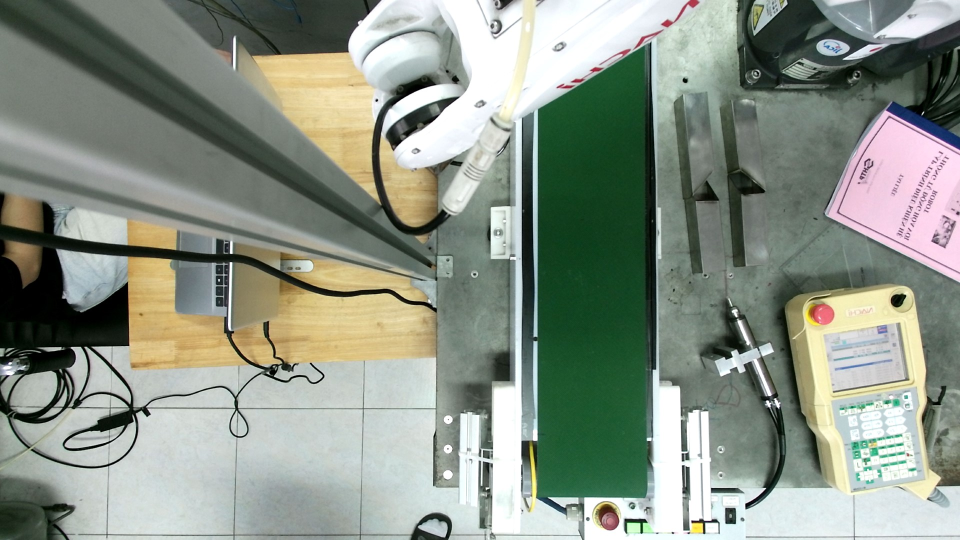
#> input picture Captures/bg_test.jpg, 1920 x 1080 px, given in place of angle4.mp4, which was not available (shown at 1/2 size)
$ python TestFunction.py
#> lines starting #> are read from the running program, lines starting #| are printed output that depends on the picture; pictures that were not available may be replaced by others from this repository, and a replacement may not be noted
### image_recognition_singlecam.py
import cv2
import numpy as np
import time
import XYZ_realworld

class image_recognition:
    XYZ = XYZ_realworld.XYZ_realworld()

    def __init__(self,print_status=True, write_images=False,
                image_Path="D:\DATN\FinalProject\Calib\Captures/",
                testing_Path="D:\DATN\FinalProject\Calib\Captures/",
                preview_images=False,preview_autoclose=True,print_img_labels=True):

        self.IMGDIR=image_Path
        self.TESTDIR=testing_Path
        self.PREVIEW_IMAGES=preview_images
        self.PREVIEW_AUTOCLOSE=preview_autoclose
        self.PRINT_STATUS=print_status
        self.PRINT_IMG_LABELS=print_img_labels
        self.WRITE_IMAGES=write_images

        #valid contour parameters limits (in pixels)
        #self.MIN_AREA=900 #30x30
        #self.MAX_AREA=90000 #300x300
        # Diện tích tối thiểu
        self.MIN_AREA = int(900 * (1920/640) * (1080/480))  # 30x30

        # Diện tích tối đa
        self.MAX_AREA = int(90000 * (1920/640) * (1080/480))  # 300x300

            #aspect ratio width/height
        self.MIN_ASPECTRATIO=1/5
        self.MAX_ASPECTRATIO=5

        #OstuSensitivity
        self.OtsuSensitivity=22

        self.XYZ_real = [[0],[0],[0]]
        self.rect_theta = [[0],[0],[0]]
        self.area = []

        # Các biến khác
        self.x_real = []
        self.y_real = []
        self.z_real = []

        self.area = 0
    # [5 lines left out: function test_objectDetect, not called in this run]

    def run_detection(self,img,bg,testRun=False):

        obj_count, contours_detected, contours_validindex=self.detectObjects(img,bg)

        obj_count, detected_points, img_output=self.detectionOutput(img,obj_count,contours_validindex,contours_detected)

        return obj_count, detected_points, img_output

    def detectObjects(self, image, bg_img,externalContours=True):

        img=image.copy()
        background_img=bg_img.copy()


        # Process Image Difference
        self.diff=self.calculateDifference_Otsu(img,background_img)

        # ///////////// Find the Contours
        # use RETR_EXTERNAL for only outer contours... use RETR_TREE for all the hierarchy
        if externalContours==True:
            contours_detected, hierarchy = cv2.findContours(self.diff, cv2.RETR_EXTERNAL,cv2.CHAIN_APPROX_SIMPLE)
        else:
            contours_detected, hierarchy = cv2.findContours(self.diff, cv2.RETR_TREE,cv2.CHAIN_APPROX_SIMPLE)

        #calculate key variables
        height, width, channels = img.shape

        # /////// identify the VALID Contours
        contours_validindex= self.identify_validcontours(contours_detected,height,width)


        obj_count=len(contours_validindex)
        self.printStatus("valid contours "+ str(obj_count))

        return obj_count, contours_detected, contours_validindex

    def detectionOutput(self, image, obj_count, validcontours, diff_contours):

        img_output=image.copy()

        detected_points=[]

        if (len(validcontours)>0):
            for i in range(0,len(validcontours)):


                cnt=diff_contours[validcontours[i]]

                #get rectangle detected_points
                x,y,w,h=cv2.boundingRect(cnt)
                # Vẽ hộp giới hạn xung quanh đối tượng
                # cv2.rectangle(img_output, (x, y), (x + w, y + h), (0, 255, 0), 2)

                # Vẽ khoanh vùng đối tượng
                #cv2.drawContours(img_output, [cnt], -1, (255, 0, 0), 2)

                # Tìm góc xoay va dien tich của vật
                if len(cnt) >0:
                    self.rect_theta = cv2.minAreaRect(cnt)
                    #box = cv2.boxPoints(self.rect_theta)
                    #box = np.int0(box)
                    #print("box",box)
                    self.area = cv2.contourArea(cnt)
                    if self.area > 45000:
                        self.area = 200
                    if (self.area) > 25000 and self.area < 40000:
                        self.area = 110
                    elif (self.area) < 25000:
                        self.area = 75

                #get centroid
                M=cv2.moments(cnt)
                cx=int(M['m10']/M['m00'])
                cy=int(M['m01']/M['m00'])

                # cộng thêm cx sau khi ROI
                cx = cx + 1000

                self.printStatus("point number "+str(i))
                self.printStatus("cx: "+ str(cx)+",cy: "+str(cy))
                self.printStatus("x: "+str(x)+" y: "+str(y)+" w: "+str(w)+" h: "+str(h))

                # Tính toán vị trí thực tham chiếu từ hàm XYZ_realworld
                self.XYZ_real = self.XYZ.calculate_XYZ(cx,cy)

                #draw retangle
                cv2.rectangle(img_output,(x,y),(x+w,y+h),(0,255,0),2)
                #draw center
                cv2.circle(img_output,(cx-1000,cy),3,(0,255,0),2)

                #------------ predicted--------------

                #cv2.circle(img_output,(predicted[0]-1000+50,predicted [1]+50),3,(0,0,255),2)
                #print(predicted)
                #------------------------------------
                if self.PRINT_IMG_LABELS ==True:
                    # Các thông số cố định
                    font = cv2.FONT_HERSHEY_SIMPLEX
                    font_scale = 0.5
                    font_thickness = 2
                    color = (255, 0, 0) # Màu chữ
                    bg_color = (0, 200, 0) # Màu nền mỏng (xanh lá cây)
                    alpha = 0.6  # Độ trong suốt

                    # Tọa độ gốc của văn bản
                    origin_x = cx - 990
                    origin_y = cy

                    # Số lượng dòng văn bản
                    num_lines = 6
                    line_height = 15

                    # Kích thước hình chữ nhật background
                    rect_width = 160 # Chiều rộng đủ để chứa text
                    rect_height = num_lines * line_height - 25  # Chiều cao đủ cho các dòng text và padding

                    # Tạo một lớp nền mỏng
                    overlay = img_output.copy()
                    cv2.rectangle(overlay, (origin_x, origin_y - 10), (origin_x + rect_width, origin_y + rect_height), bg_color, thickness=cv2.FILLED)

                    # Áp dụng lớp nền mỏng lên ảnh gốc
                    cv2.addWeighted(overlay, alpha, img_output, 1 - alpha, 0, img_output)

                    #image,text,font,bottomleftconrner,fontscale,fontcolor,linetype
                    cv2.putText(img_output,"Point "+str(i),(cx-990,cy),cv2.FONT_HERSHEY_SIMPLEX,0.5,(255,0,0),2)
                    cv2.putText(img_output,"cx,cy: "+str(self.truncate(cx,2))+","+str(self.truncate(cy,2)),(cx-990,cy+15),cv2.FONT_HERSHEY_SIMPLEX,0.5,(255,0,0),2)
                    cv2.putText(img_output,"Area: "+str(self.truncate(self.area,2)),(cx-990,cy+30),cv2.FONT_HERSHEY_SIMPLEX,0.5,(255,0,0),2)
                    cv2.putText(img_output,"(x,y): "+str(self.truncate(self.XYZ_real[0],2))+","+str(self.truncate(self.XYZ_real[1],2)),(cx-990,cy+45),cv2.FONT_HERSHEY_SIMPLEX,0.5,(255,0,0),2)
                    cv2.putText(img_output,"Angle: "+str(self.truncate(self.rect_theta[2],2)),(cx-990,cy+60),cv2.FONT_HERSHEY_SIMPLEX,0.5,(255,0,0),2)

                points=[x,y,w,h,cx,cy]
                detected_points.append(points)

        if (obj_count>1 or len(validcontours)==0):
            self.previewImage("Multiple Objects Detected",img_output)
            cv2.imshow("detect",img_output)
            #ban_img_output = cv2.resize(img_output,(0,0),fx=0.5,fy=0.5 )
            #cv2.imshow("detect",ban_img_output)
            #print(ban_img_output.shape)
            one_object=False
        else:
            self.previewImage("One Objects Detected",img_output)
            cv2.imshow("detect",img_output)
            #ban_img_output = cv2.resize(img_output,(0,0),fx=0.5,fy=0.5 )
            #cv2.imshow("detect",ban_img_output)
            one_object=True

        #cv2.waitKey(0)
        #cv2.destroyAllWindows()

        return obj_count, detected_points, img_output


    #tạo hàm lấy giá trị XYZ_real
    def get_XYZ_real(self):

        return self.XYZ_real, self.rect_theta, self.area

    # [17 lines left out: functions truncate, writeImage, readImage, not called in this run]

    def printStatus(self,text):

        if self.PRINT_STATUS==True:
            print(text)


    def previewImage(self, text, img):
        if self.PREVIEW_IMAGES==True:
            #show full screen
            cv2.namedWindow(text, cv2.WND_PROP_FULLSCREEN)
            cv2.setWindowProperty(text,cv2.WND_PROP_FULLSCREEN,cv2.WINDOW_FULLSCREEN)

            cv2.imshow(text,img)
            if self.PREVIEW_AUTOCLOSE==True:
                cv2.waitKey(2000)
                cv2.destroyAllWindows()

            else:
                cv2.waitKey(0)
                cv2.destroyAllWindows()

    def calculateDifference_Otsu(self,img,background_img):

        # Object Recognition Tresholds
        diff_low_t=45
        diff_high_t=255


        self.previewImage("Original Image [Diff Otsu]",img)

        # Background - Gray
        background_img_gray=cv2.cvtColor(background_img, cv2.COLOR_BGR2GRAY)
        self.previewImage("1 Background Gray",background_img_gray)

        # Image - Gray
        img_gray=cv2.cvtColor(img, cv2.COLOR_BGR2GRAY)
        self.previewImage("2 Image Gray",img_gray)

        #cv2.imshow("gray",img_gray)
        ban_gray = cv2.resize(img_gray,(0,0),fx=0.5,fy=0.5 )
        cv2.imshow("gray",ban_gray)
        # Calculate Difference
        diff_gray=cv2.absdiff(background_img_gray,img_gray)
        self.previewImage("3 Pre-Diff",diff_gray)

        #cv2.imshow("gray",diff_gray)
        ban__diff_gray = cv2.resize(diff_gray,(0,0),fx=0.5,fy=0.5 )
        cv2.imshow("gray",ban__diff_gray)

        # Diff Blur
        diff_gray_blur = cv2.GaussianBlur(diff_gray,(5,5),0)
        self.previewImage("4 Pre-Diff Blur",diff_gray_blur)

            #========= Otsu automatically finds the right threhosld, calibration not needed.

        # find otsu's threshold value with OpenCV function
        ret, otsu_tresh = cv2.threshold(diff_gray_blur,0,255,cv2.THRESH_BINARY+cv2.THRESH_OTSU)
        self.previewImage("5 Otsu Treshold",otsu_tresh)

        self.printStatus("Otsu defined treshold value is %d" % ret)

        if (ret < self.OtsuSensitivity):
            #discard image
            #make the difference zero by subtracting backdroungs
            diff=cv2.absdiff(background_img_gray,background_img_gray)
        else:
            #Treshold Blur
            diff = cv2.GaussianBlur(otsu_tresh,(5,5),0)
            self.previewImage("6 Image Treshold",diff)
        return diff


    def identify_validcontours(self,cnt,height,width):

        #helps discard noise on contour detection.
        #this is calibrated for Legos in this example

        contours_validindex=[]
        contour_index=-1

        for i in cnt:

            contour_index=contour_index+1
            ca=cv2.contourArea(i)

            # Calculate W/H Ratio
            x,y,w,h = cv2.boundingRect(i)

            aspect_ratio = float(w)/h

            # Flag as edge_noise if the object is at a Corner

            #height, width, channels = img.shape
            edge_noise=False
            if x==0:
                edge_noise=True
            if y==0:
                edge_noise=True
            if (x+w)==width:
                edge_noise=True
            if (y+h)==height:
                edge_noise=True

            # DISCARD noise with measure if area not within parameters
            if ca>self.MIN_AREA and ca<self.MAX_AREA:

                # DISCARD as noise on ratio
                if aspect_ratio>=self.MIN_ASPECTRATIO and aspect_ratio<=self.MAX_ASPECTRATIO:

                    # DISCARD if at the Edge
                    if edge_noise==False:
                        contours_validindex.append(contour_index)

        return contours_validindex

    # [105 lines left out: function square_rotatedCrop, not called in this run]

### XYZ_realworld.py
import numpy as np

# camera variables
cam_mtx = None
dist = None
newcam_mtx = None
roi = None
rvec1 = None
tvec1 = None
R_mtx = None
Rt = None
P_mtx = None


class XYZ_realworld:

    def __init__(self):
        # imgdir="/home/pi/Desktop/Captures/"
        savedir = "camera_data/"
        # self.imageRec=image_recognition_singlecam.image_recognition(False,False,imgdir,imgdir,False,True,False)

        self.cam_mtx = np.load(savedir + 'cam_mtx.npy')
#> (reads camera_data/cam_mtx.npy from the repository)
        self.dist = np.load(savedir + 'dist.npy')
#> (reads camera_data/dist.npy from the repository)
        self.newcam_mtx = np.load(savedir + 'newcam_mtx.npy')
#> (reads camera_data/newcam_mtx.npy from the repository)
        self.roi = np.load(savedir + 'roi.npy')
#> (reads camera_data/roi.npy from the repository)
        self.rvec1 = np.load(savedir + 'rvec1.npy')
        self.tvec1 = np.load(savedir + 'tvec1.npy')
        self.R_mtx = np.load(savedir + 'R_mtx.npy')
        self.Rt = np.load(savedir + 'Rt.npy')
        self.P_mtx = np.load(savedir + 'P_mtx.npy')

        s_arr = np.load(savedir + 's_arr.npy')
        self.scalingfactor = s_arr[0]

        self.inverse_newcam_mtx = np.linalg.inv(self.newcam_mtx)
        self.inverse_R_mtx = np.linalg.inv(self.R_mtx)

    # [16 lines left out: function calculate_XYZ, not called in this run]


object1 = XYZ_realworld()

# [5 lines of commented-out code are left out]

### TestFunction.py
import image_recognition_singlecam
import XYZ_realworld
import socket
import time
import math
import cv2 as cv
import numpy as np
import cv2
import os

imgdir = "D:\DATN\FinalProject\Calib\Captures/"
imgprefix1 = "CapDectect"
img_counter = 0
cam = cv.VideoCapture(r'D:\DATN\FinalProject\VideoTest\angle4.mp4')
back = cv.VideoCapture(r'D:\DATN\FinalProject\VideoTest\background1.mp4')

video_output_path = 'D:\DATN\FinalProject\VideoTest\output_video7.mp4'
os.makedirs(os.path.dirname(video_output_path), exist_ok=True)

# Đọc và lấy frame đầu tiên
ret, frame_init = cam.read()
#> frame_init is the input picture: shape (1080, 1920, 3); mean B, G, R 134.4, 146.8, 138.2

roi_init = frame_init[0:1080, 1000:1350]
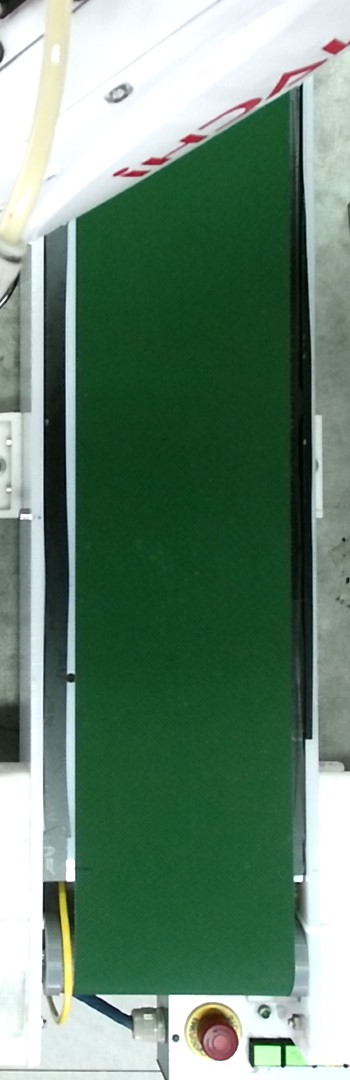
#> roi_init: shape (1080, 350, 3); mean B, G, R 114.6, 134.1, 104.6

# Get the width and height of the frame
frame_height, frame_width = frame_init.shape[:2]
#> frame_height = 1080; frame_width = 1920

# Debug information about the frame size
print(f"Frame width: {frame_width}, Frame height: {frame_height}")
#| Frame width: 1920, Frame height: 1080

# Define the codec and create VideoWriter object
fourcc = cv.VideoWriter_fourcc(*'mp4v')  # Codec for .mp4 file
out = cv.VideoWriter(video_output_path, fourcc, 30.0, (frame_width, frame_height))
image_recog = image_recognition_singlecam.image_recognition()
XYZ = XYZ_realworld.XYZ_realworld()
while True:
    ret, frame = cam.read()
    if not ret:
        print("Video đã kết thúc hoặc không thể đọc frame.")
        break
    roi_frame = frame[0:1080, 1000:1350]
    #img_roi_otsu = image_recog.calculateDifference_Otsu(roi_frame, roi_init)
    #cv2.imshow("dff", img_roi_otsu)
    obj_count, detected_points, img_output = image_recog.run_detection(roi_frame, roi_init)
#> in calculateDifference_Otsu, `background_img_gray=cv2.cvtColor(background_img, cv2.COLOR_BGR2GRAY)`:
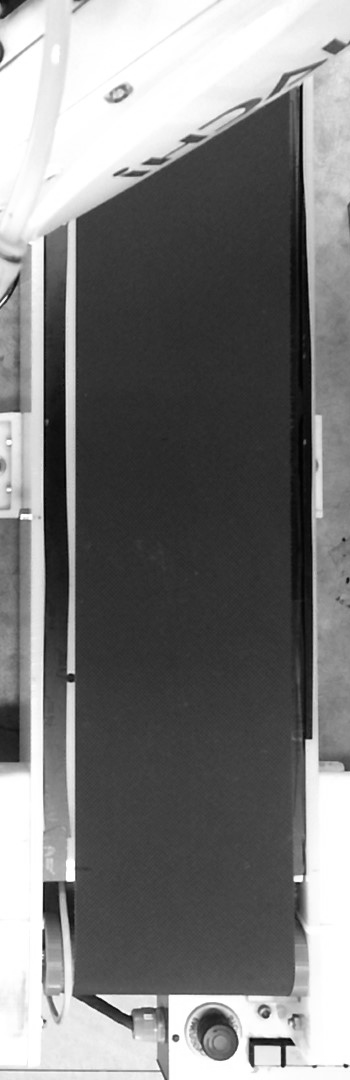
#> background_img_gray: shape (1080, 350); min 2, max 255, mean 123.1
#> in calculateDifference_Otsu, `ban_gray = cv2.resize(img_gray,(0,0),fx=0.5,fy=0.5 )`:
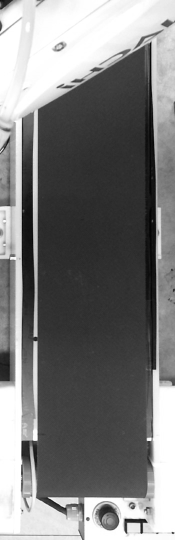
#> ban_gray: shape (540, 175); min 2, max 255, mean 123.2
#> in calculateDifference_Otsu, `diff_gray=cv2.absdiff(background_img_gray,img_gray)`: diff_gray: shape (1080, 350); every value is 0
#> in calculateDifference_Otsu, `ban__diff_gray = cv2.resize(diff_gray,(0,0),fx=0.5,fy=0.5 )`: ban__diff_gray: shape (540, 175); every value is 0
#> in calculateDifference_Otsu, `ret, otsu_tresh = cv2.threshold(diff_gray_blur,0,255,cv2.THRESH_BINARY..`: ret = 0
#> in detectObjects, `contours_detected, hierarchy = cv2.findContours(self.diff, cv2.RETR_EX..`: contours_detected = []
#> after the loop in identify_validcontours, `for i in cnt:`: contour_index = -1; contours_validindex = []
#> in detectObjects, `obj_count=len(contours_validindex)`: obj_count = 0
#> in run_detection, `obj_count, contours_detected, contours_validindex=self.detectObjects(i..`: contours_detected = []
#> obj_count = 0; detected_points = []
    #out.write(img_output)
    xyz_real_value = image_recog.get_XYZ_real()
    full_frame = cv2.resize(frame,(0,0),fx=0.5,fy=0.5 )
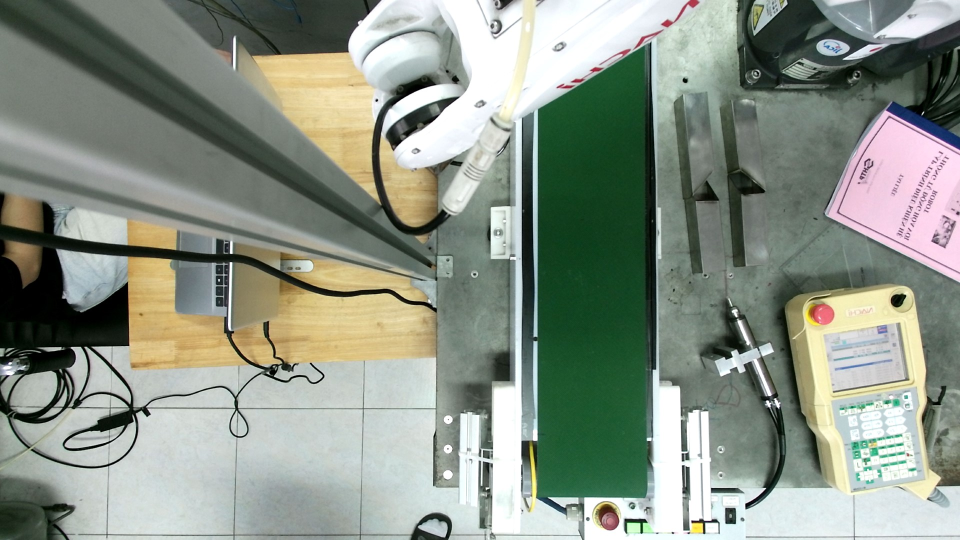
#> full_frame: shape (540, 960, 3); mean B, G, R 134.5, 147, 138.3
    print(full_frame.shape)
#| (540, 960, 3)
    #cv2.imshow('frame', full_frame)

    xyz_real_value = image_recog.get_XYZ_real()
    #cv2.imshow('frame', frame)
    (x, y, z) , yaw_value, area = xyz_real_value
    home_pos = [x[0], y[0], z[0], 0, 0, 0]
    print(home_pos)
    print("yaw",yaw_value[2])
    print ("Area: ", area)


    k = cv2.waitKey(1)
#> (key Esc is pressed here)
    if k % 256 == 27:  # ESC pressed
        print("Exiting...")
        break
    elif k % 256 == 32:
        # SPACE pressed Captures an Image
        img_name1 = imgdir + imgprefix1 + "_{}.jpg".format(img_counter)
        cv2.imwrite(img_name1, img_output)
        '''
        img_name2 = imgdir + imgprefix2 + "_{}.jpg".format(img_counter)
        cv2.imwrite(img_name2, roi_frame)

        img_name3 = imgdir + imgprefix3 + "_{}.jpg".format(img_counter)
        cv2.imwrite(img_name3, img_gray)

        img_name4 = imgdir + imgprefix4 + "_{}.jpg".format(img_counter)
        cv2.imwrite(img_name4, diff_img)
        '''


        #print(imgprefix + "_{} written!".format(img_counter))
        img_counter += 1
